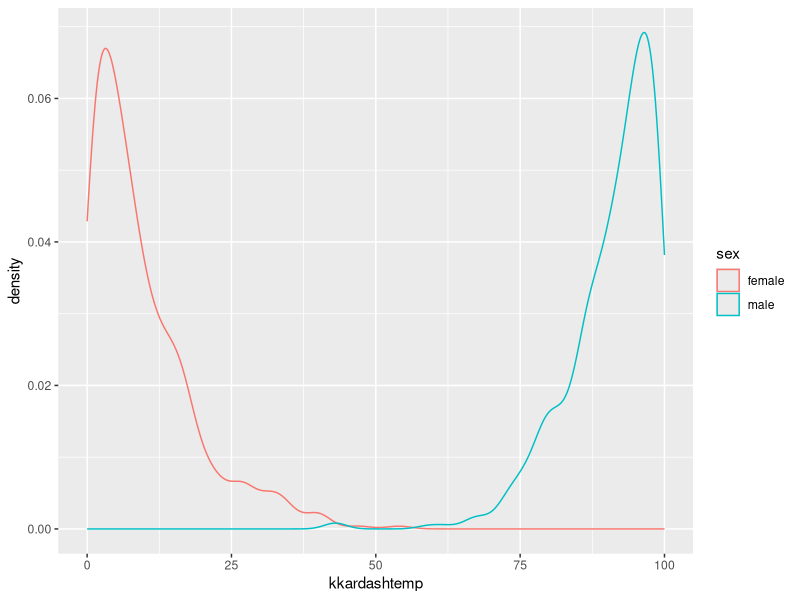
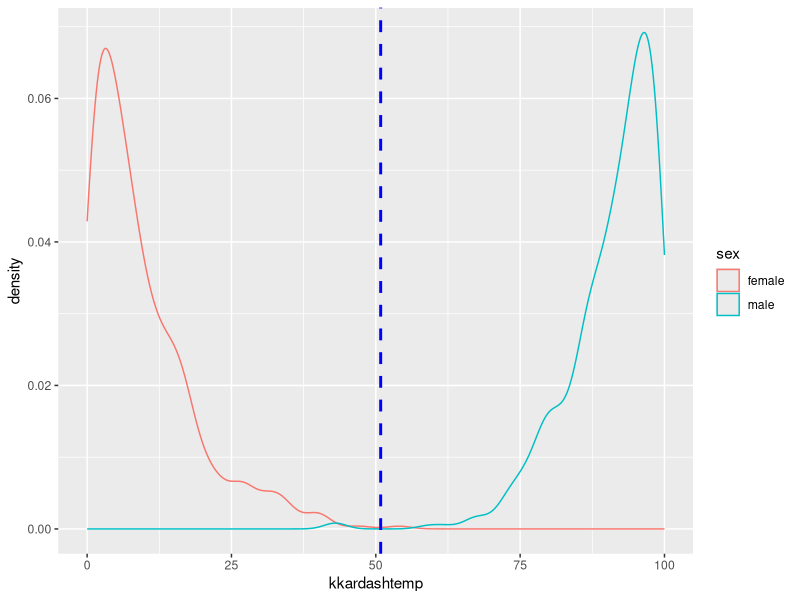
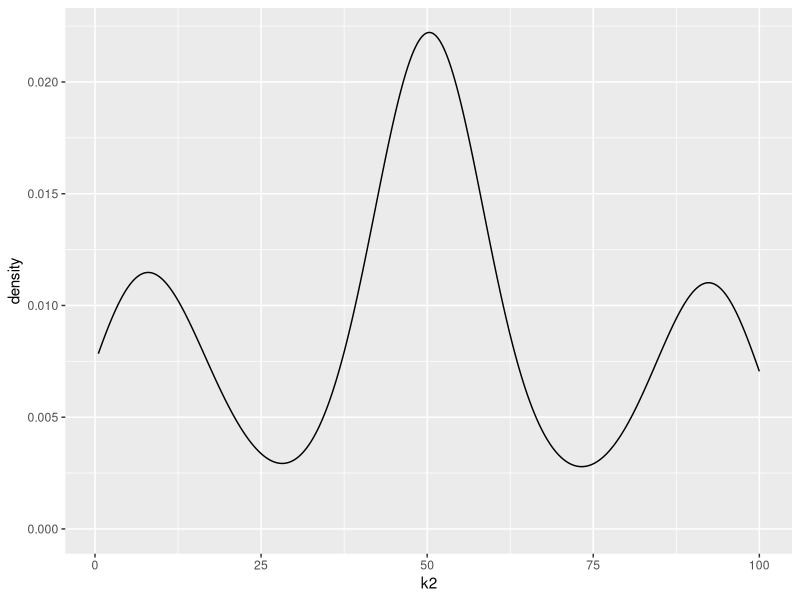
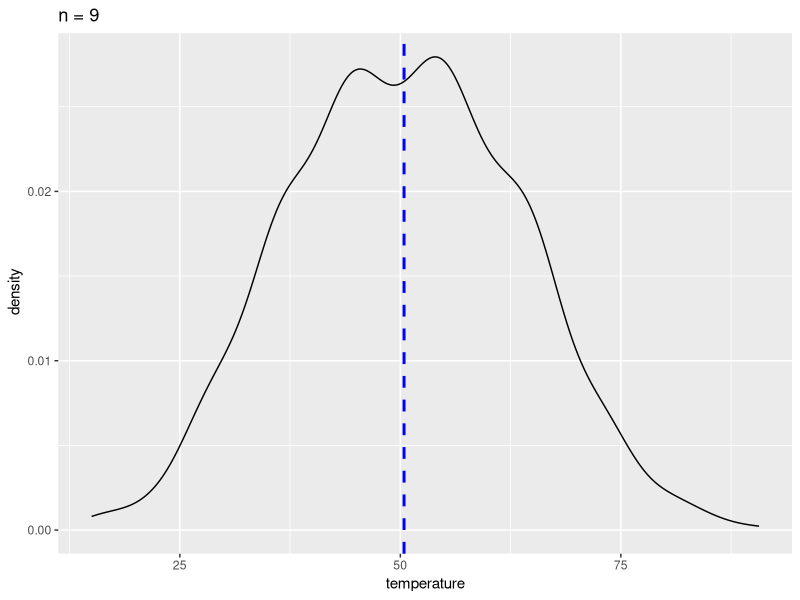
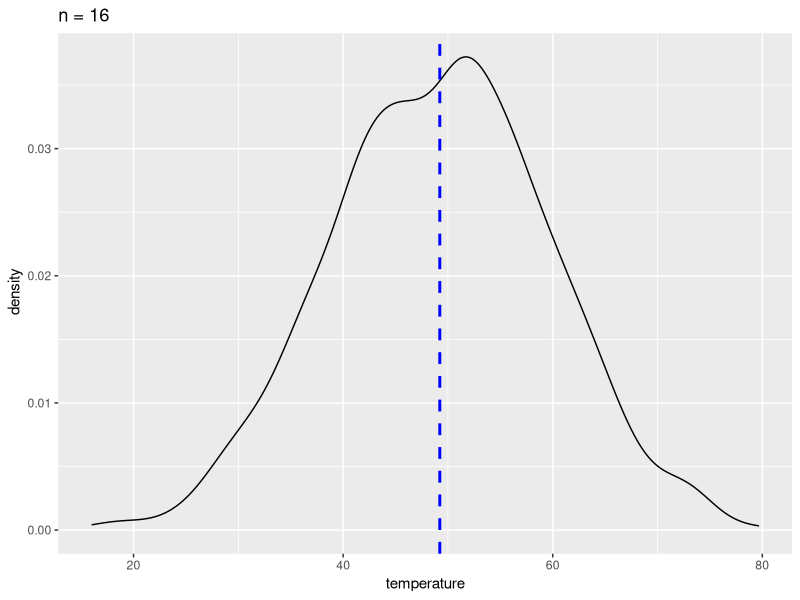
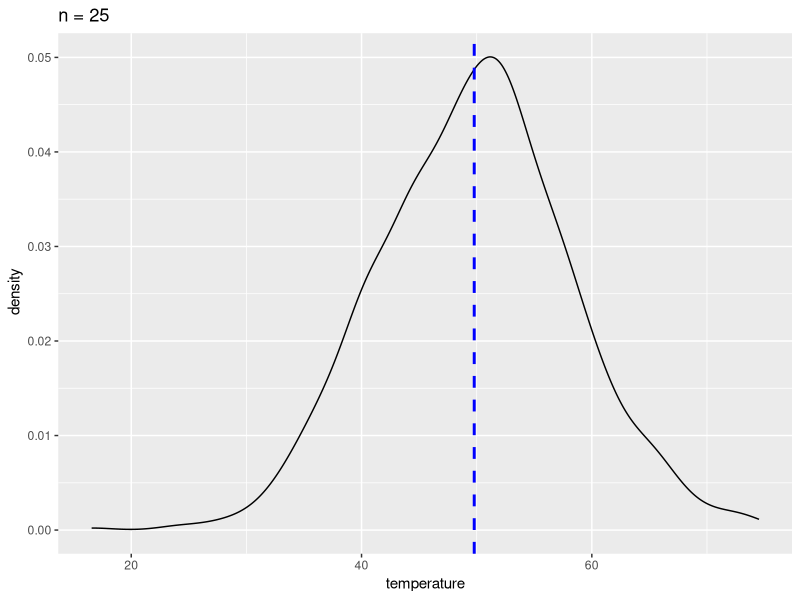
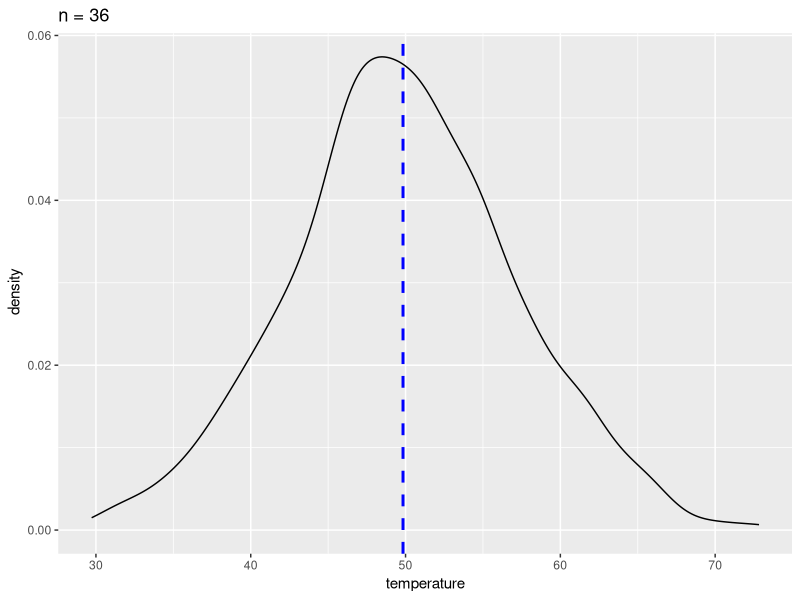

Generate these figures, in order, with R:
## ---- chunk 1
knitr::opts_chunk$set(echo = TRUE)
require(tidyverse)
require(lattice)
## ---- chunk 2
Homers_data <- read.csv(file="Homers_data.csv")

my1000 <- sample(Homers_data , size = 1000, replace=T)

## ---- chunk 3

library(ggplot2)
sampleNumber = sample(1:10000, size = 1000)
library(dplyr)
my1000 <- Homers_data[sampleNumber, ]
names(my1000)
# Basic density
p <- ggplot(my1000, aes(x=kkardashtemp,col=sex)) + 
  geom_density()
p
# Add mean line
p+ geom_vline(aes(xintercept=mean(kkardashtemp)),
            color="blue", linetype="dashed", size=1)
print(paste('mean = ', mean(my1000$kkardashtemp),' sd = ',sd(my1000$kkardashtemp)))
## ---- chunk 4
numb=2
Hdata = Homers_data[sample(1:1000, size=numb*1000, replace=T),"kkardashtemp"]
mdata  <-matrix(Hdata,nrow=1000,ncol=numb)
x.avg <- apply(mdata,1,mean)
my1000$k2 = x.avg

p <- ggplot(my1000, aes(x=k2)) + 
  geom_density() 
p

# Add mean line
  geom_vline(aes(xintercept=mean(k4)),
            color="blue", linetype="dashed", size=1)
print(paste('mean = ', mean(my1000$k2),' sd = ',sd(my1000$k2)))

## ---- chunk 5
numb = 9
Hdata = Homers_data[sample(1:1000,size=numb*1000, replace=T),"kkardashtemp"]
mdata  <-matrix(Hdata,nrow=1000,ncol=numb)
x.avg <- apply(mdata,1,mean)
my1000$k9 = x.avg


p <- ggplot(my1000, aes(x=k9),col=sex) + 
  geom_density() + 

# Add mean line
 geom_vline(aes(xintercept=mean(k9)),
            color="blue", linetype="dashed", size=1)
p + ggtitle("n = 9") +
  xlab("temperature") + ylab(" density")

print(paste('mean = ', mean(my1000$k9),' sd = ',sd(my1000$k9)))
## ---- chunk 6
numb = 16
Hdata = Homers_data[sample(1:1000,size=numb*1000, replace=T),"kkardashtemp"]
mdata  <-matrix(Hdata,nrow=1000,ncol=numb)
x.avg <- apply(mdata,1,mean)
my1000$k16 = x.avg


p <- ggplot(my1000, aes(x=k16),col=sex) + 
  geom_density() + 

# Add mean line
 geom_vline(aes(xintercept=mean(k16)),
            color="blue", linetype="dashed", size=1)
p + ggtitle("n = 16") +
  xlab("temperature") + ylab(" density")

print(paste('mean = ', mean(my1000$k16),' sd = ',sd(my1000$k16)))
## ---- chunk 7
numb = 25
Hdata = Homers_data[sample(1:1000,size=numb*1000, replace=T),"kkardashtemp"]
mdata  <-matrix(Hdata,nrow=1000,ncol=numb)
x.avg <- apply(mdata,1,mean)
my1000$k25 = x.avg


p <- ggplot(my1000, aes(x=k25),col=sex) + 
  geom_density() + 

# Add mean line
 geom_vline(aes(xintercept=mean(k25)),
            color="blue", linetype="dashed", size=1)
p + ggtitle("n = 25") +
  xlab("temperature") + ylab(" density")

print(paste('mean = ', mean(my1000$k25),' sd = ',sd(my1000$k25)))
## ---- chunk 8
numb = 36
Hdata = Homers_data[sample(1:1000,size=numb*1000, replace=T),"kkardashtemp"]
mdata  <-matrix(Hdata,nrow=1000,ncol=numb)
x.avg <- apply(mdata,1,mean)
my1000$k36 = x.avg


p <- ggplot(my1000, aes(x=k36),col=sex) + 
  geom_density() + 

# Add mean line
 geom_vline(aes(xintercept=mean(k36)),
            color="blue", linetype="dashed", size=1)
p + ggtitle("n = 36") +
  xlab("temperature") + ylab(" density")

print(paste('mean = ', mean(my1000$k36),' sd = ',sd(my1000$k36)))
